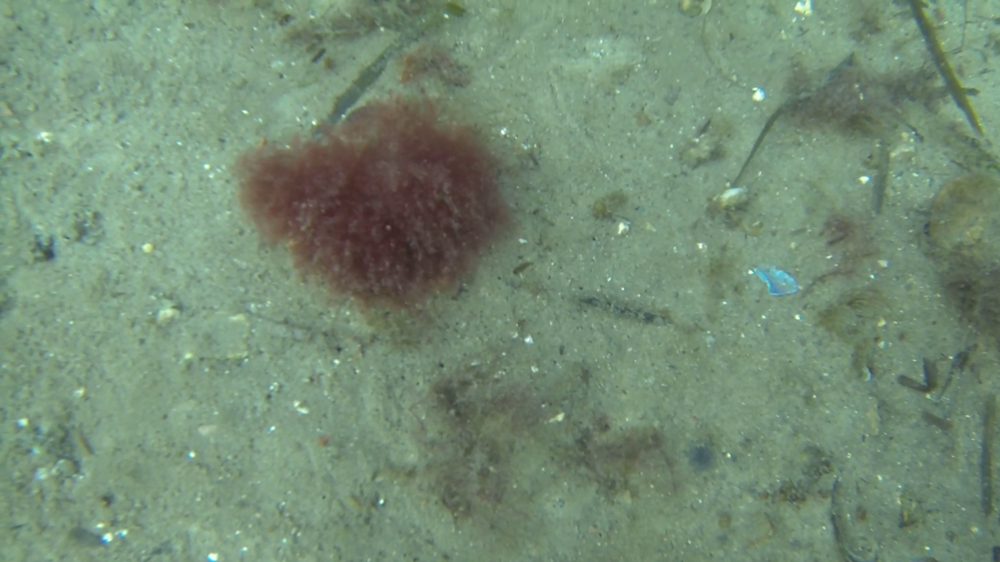
#> input picture images/registration/scene1.png, 1000 x 562 px, shrunk from 1920 x 1080 before the run
$ python test_reg.py
#> lines starting #> are read from the running program, lines starting #| are printed output that depends on the picture
import cv2
import matplotlib.pyplot as plt
import numpy as np

img1 = "./images/registration/scene1.png"
img2 = "./images/registration/scene2.png"

prev_img = cv2.imread(img1, cv2.IMREAD_COLOR)
#> prev_img is the input picture: shape (562, 1000, 3); mean B, G, R 116.7, 140.1, 116.3
img = cv2.imread(img2, cv2.IMREAD_COLOR)
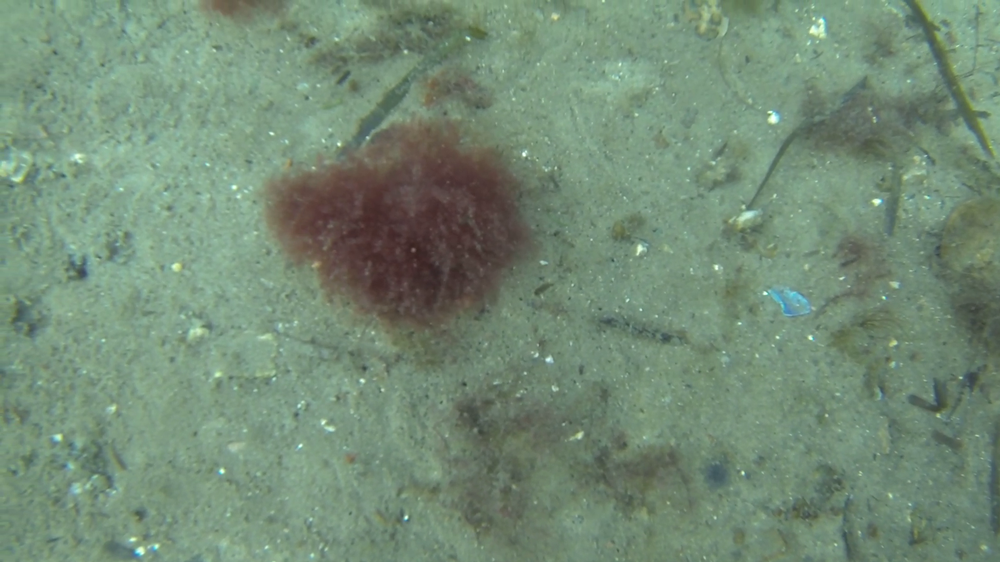
#> input picture images/registration/scene2.png, 1000 x 562 px, shrunk from 1920 x 1080 before the run
#> img is the input picture: shape (562, 1000, 3); mean B, G, R 117.8, 139.4, 115.6

mapper = cv2.reg_MapperGradProj()
mapp_pyr = cv2.reg_MapperPyramid(mapper)
map_ptr = mapp_pyr.calculate(prev_img, img)
map_proj = cv2.reg.MapTypeCaster_toProjec(map_ptr)

#map_proj.normalize()

dest = map_proj.inverseWarp(img)

plt.imshow(np.concatenate((prev_img, img, dest), axis=1))
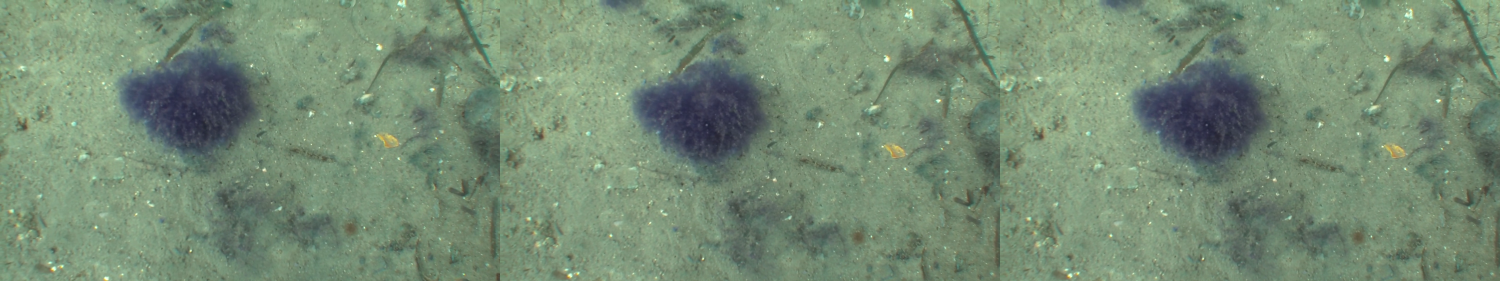
#> shown: shape (562, 3000, 3) (shown at 1/2 size); mean R, G, B 117.5, 139.6, 115.8
